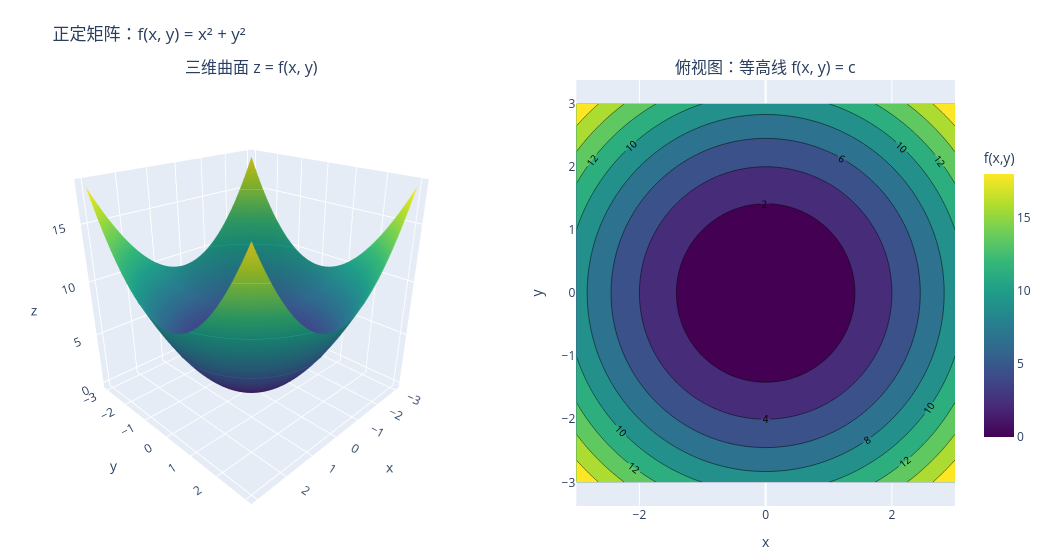

Notebook code for this chart:
### Markdown cell above
### 4.1 正定：椭圆抛物面

### Code cell
A_positive = np.array([[1, 0], [0, 1]])
plot_quadratic_surface(A_positive, title="正定矩阵：f(x, y) = x² + y²");

### Figure 1 — Plotly figure (JSON) as saved in the notebook; plotly's stock layout.template omitted (floating-point values rounded to 4 significant figures; data arrays with more than 128 entries replaced by an {"elided": "..."} marker saying what was removed)
{"data": [{"colorbar": {"len": 0.72, "title": {"text": "f(x,y)"}}, "colorscale": [[0, "#440154"], [0.1111, "#482878"], [0.2222, "#3e4989"], [0.3333, "#31688e"], [0.4444, "#26828e"], [0.5556, "#1f9e89"], [0.6667, "#35b779"], [0.7778, "#6ece58"], [0.8889, "#b5de2b"], [1, "#fde725"]], "contours": {"z": {"highlightcolor": "white", "show": true, "usecolormap": true}}, "scene": "scene", "type": "surface", "x": {"elided": "121x121 float values"}, "y": {"elided": "121x121 float values"}, "z": {"elided": "121x121 float values"}}, {"colorscale": [[0, "#440154"], [0.1111, "#482878"], [0.2222, "#3e4989"], [0.3333, "#31688e"], [0.4444, "#26828e"], [0.5556, "#1f9e89"], [0.6667, "#35b779"], [0.7778, "#6ece58"], [0.8889, "#b5de2b"], [1, "#fde725"]], "contours": {"labelfont": {"size": 10}, "showlabels": true}, "showscale": false, "type": "contour", "x": [-3.0, -2.95, -2.9, -2.85, -2.8, -2.75, -2.7, -2.65, -2.6, -2.55, -2.5, -2.45, -2.4, -2.35, -2.3, -2.25, -2.2, -2.15, -2.1, -2.05, -2.0, -1.95, -1.9, -1.85, -1.8, -1.75, -1.7, -1.65, -1.6, -1.55, -1.5, -1.45, -1.4, -1.35, -1.3, -1.25, -1.2, -1.15, -1.1, -1.05, -1.0, -0.95, -0.9, -0.85, -0.8, -0.75, -0.7, -0.65, -0.6, -0.55, -0.5, -0.45, -0.4, -0.35, -0.3, -0.25, -0.2, -0.15, -0.1, -0.05, 0.0, 0.05, 0.1, 0.15, 0.2, 0.25, 0.3, 0.35, 0.4, 0.45, 0.5, 0.55, 0.6, 0.65, 0.7, 0.75, 0.8, 0.85, 0.9, 0.95, 1.0, 1.05, 1.1, 1.15, 1.2, 1.25, 1.3, 1.35, 1.4, 1.45, 1.5, 1.55, 1.6, 1.65, 1.7, 1.75, 1.8, 1.85, 1.9, 1.95, 2.0, 2.05, 2.1, 2.15, 2.2, 2.25, 2.3, 2.35, 2.4, 2.45, 2.5, 2.55, 2.6, 2.65, 2.7, 2.75, 2.8, 2.85, 2.9, 2.95, 3.0], "xaxis": "x", "y": [-3.0, -2.95, -2.9, -2.85, -2.8, -2.75, -2.7, -2.65, -2.6, -2.55, -2.5, -2.45, -2.4, -2.35, -2.3, -2.25, -2.2, -2.15, -2.1, -2.05, -2.0, -1.95, -1.9, -1.85, -1.8, -1.75, -1.7, -1.65, -1.6, -1.55, -1.5, -1.45, -1.4, -1.35, -1.3, -1.25, -1.2, -1.15, -1.1, -1.05, -1.0, -0.95, -0.9, -0.85, -0.8, -0.75, -0.7, -0.65, -0.6, -0.55, -0.5, -0.45, -0.4, -0.35, -0.3, -0.25, -0.2, -0.15, -0.1, -0.05, 0.0, 0.05, 0.1, 0.15, 0.2, 0.25, 0.3, 0.35, 0.4, 0.45, 0.5, 0.55, 0.6, 0.65, 0.7, 0.75, 0.8, 0.85, 0.9, 0.95, 1.0, 1.05, 1.1, 1.15, 1.2, 1.25, 1.3, 1.35, 1.4, 1.45, 1.5, 1.55, 1.6, 1.65, 1.7, 1.75, 1.8, 1.85, 1.9, 1.95, 2.0, 2.05, 2.1, 2.15, 2.2, 2.25, 2.3, 2.35, 2.4, 2.45, 2.5, 2.55, 2.6, 2.65, 2.7, 2.75, 2.8, 2.85, 2.9, 2.95, 3.0], "yaxis": "y", "z": {"elided": "121x121 float values"}}], "layout": {"annotations": [{"font": {"size": 16}, "showarrow": false, "text": "三维曲面 z = f(x, y)", "x": 0.2475, "xanchor": "center", "xref": "paper", "y": 1, "yanchor": "bottom", "yref": "paper"}, {"font": {"size": 16}, "showarrow": false, "text": "俯视图：等高线 f(x, y) = c", "x": 0.7975, "xanchor": "center", "xref": "paper", "y": 1, "yanchor": "bottom", "yref": "paper"}], "height": 560, "margin": {"b": 20, "l": 20, "r": 20, "t": 80}, "scene": {"aspectmode": "cube", "camera": {"eye": {"x": 1.45, "y": 1.45, "z": 0.95}}, "domain": {"x": [0, 0.495], "y": [0, 1]}, "xaxis": {"title": {"text": "x"}}, "yaxis": {"title": {"text": "y"}}, "zaxis": {"title": {"text": "z"}}}, "title": {"text": "正定矩阵：f(x, y) = x² + y²"}, "width": 1050, "xaxis": {"anchor": "y", "domain": [0.595, 1], "title": {"text": "x"}}, "yaxis": {"anchor": "x", "domain": [0, 1], "scaleanchor": "x", "scaleratio": 1, "title": {"text": "y"}}}}
